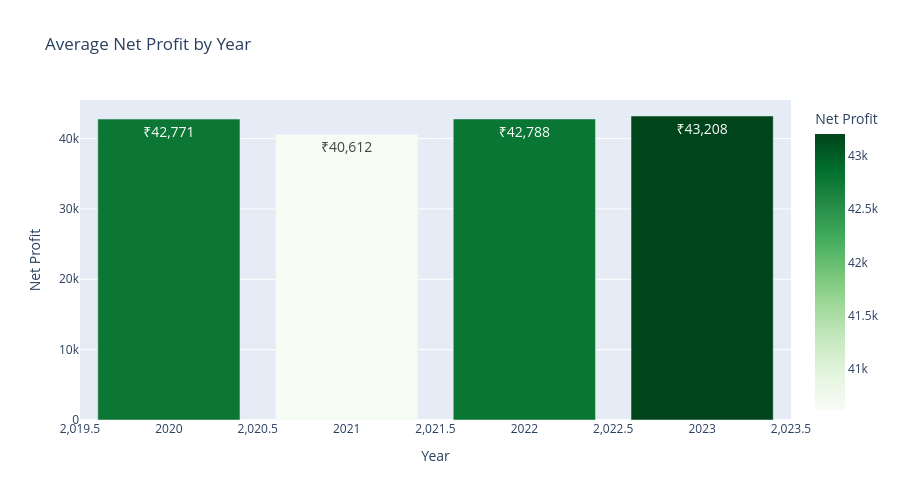

Here is the notebook cell this chart was saved with:
### Markdown cell above
## 2. Net Profit by Year

### Code cell
profit_data = df.groupby('Year')['Net Profit'].mean().round(0).astype(int).reset_index()

fig2 = px.bar(profit_data, x='Year', y='Net Profit',
              title='Average Net Profit by Year',
              color='Net Profit', color_continuous_scale='Greens')
fig2.update_traces(texttemplate='₹%{y:,.0f}', textposition='auto', textfont_size=14)
fig2.update_layout(height=500, showlegend=False, font_size=12)
fig2.show()

### Figure 1 — Plotly figure (JSON) as saved in the notebook; plotly's stock layout.template omitted (floating-point values rounded to 4 significant figures)
{"data": [{"alignmentgroup": "True", "hovertemplate": "Year=%{x}<br>Net Profit=%{marker.color}<extra></extra>", "legendgroup": "", "marker": {"color": [42771, 40612, 42788, 43208], "coloraxis": "coloraxis", "pattern": {"shape": ""}}, "name": "", "offsetgroup": "", "orientation": "v", "showlegend": false, "textfont": {"size": 14}, "textposition": "auto", "texttemplate": "₹%{y:,.0f}", "type": "bar", "x": [2020, 2021, 2022, 2023], "xaxis": "x", "y": [42771, 40612, 42788, 43208], "yaxis": "y"}], "layout": {"barmode": "relative", "coloraxis": {"colorbar": {"title": {"text": "Net Profit"}}, "colorscale": [[0, "rgb(247,252,245)"], [0.125, "rgb(229,245,224)"], [0.25, "rgb(199,233,192)"], [0.375, "rgb(161,217,155)"], [0.5, "rgb(116,196,118)"], [0.625, "rgb(65,171,93)"], [0.75, "rgb(35,139,69)"], [0.875, "rgb(0,109,44)"], [1, "rgb(0,68,27)"]]}, "font": {"size": 12}, "height": 500, "legend": {"tracegroupgap": 0}, "showlegend": false, "title": {"text": "Average Net Profit by Year"}, "xaxis": {"anchor": "y", "domain": [0, 1], "title": {"text": "Year"}}, "yaxis": {"anchor": "x", "domain": [0, 1], "title": {"text": "Net Profit"}}}}
